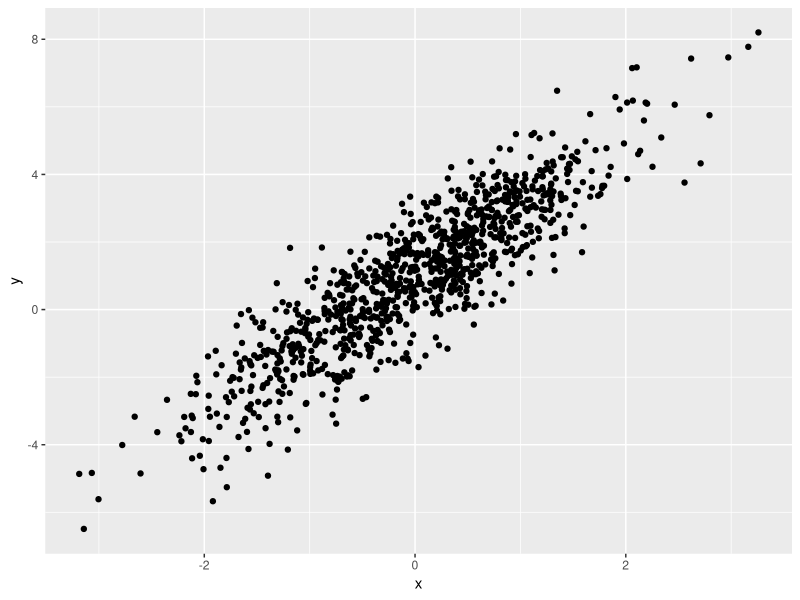

Source code (R):
## ---- chunk 1
library(tidyverse)
## ---- chunk 2
samp = rnorm(100)
length(samp)
## ---- chunk 3

plot_df =
  tibble(
    x = rnorm(n = 1000),
    y = 1 + 2 * x + rnorm(n = 1000)
  )

ggplot(plot_df, aes(x = x, y = y)) + geom_point()

## ---- chunk 4
la_df =
  tibble(
    norm = rnorm(n=500, mean = 1),
    logical = norm > 0,
    abs_norm = abs(norm)
  )

# ggplot(la_df, aes(x = , y = y)) + geom_histogram()
